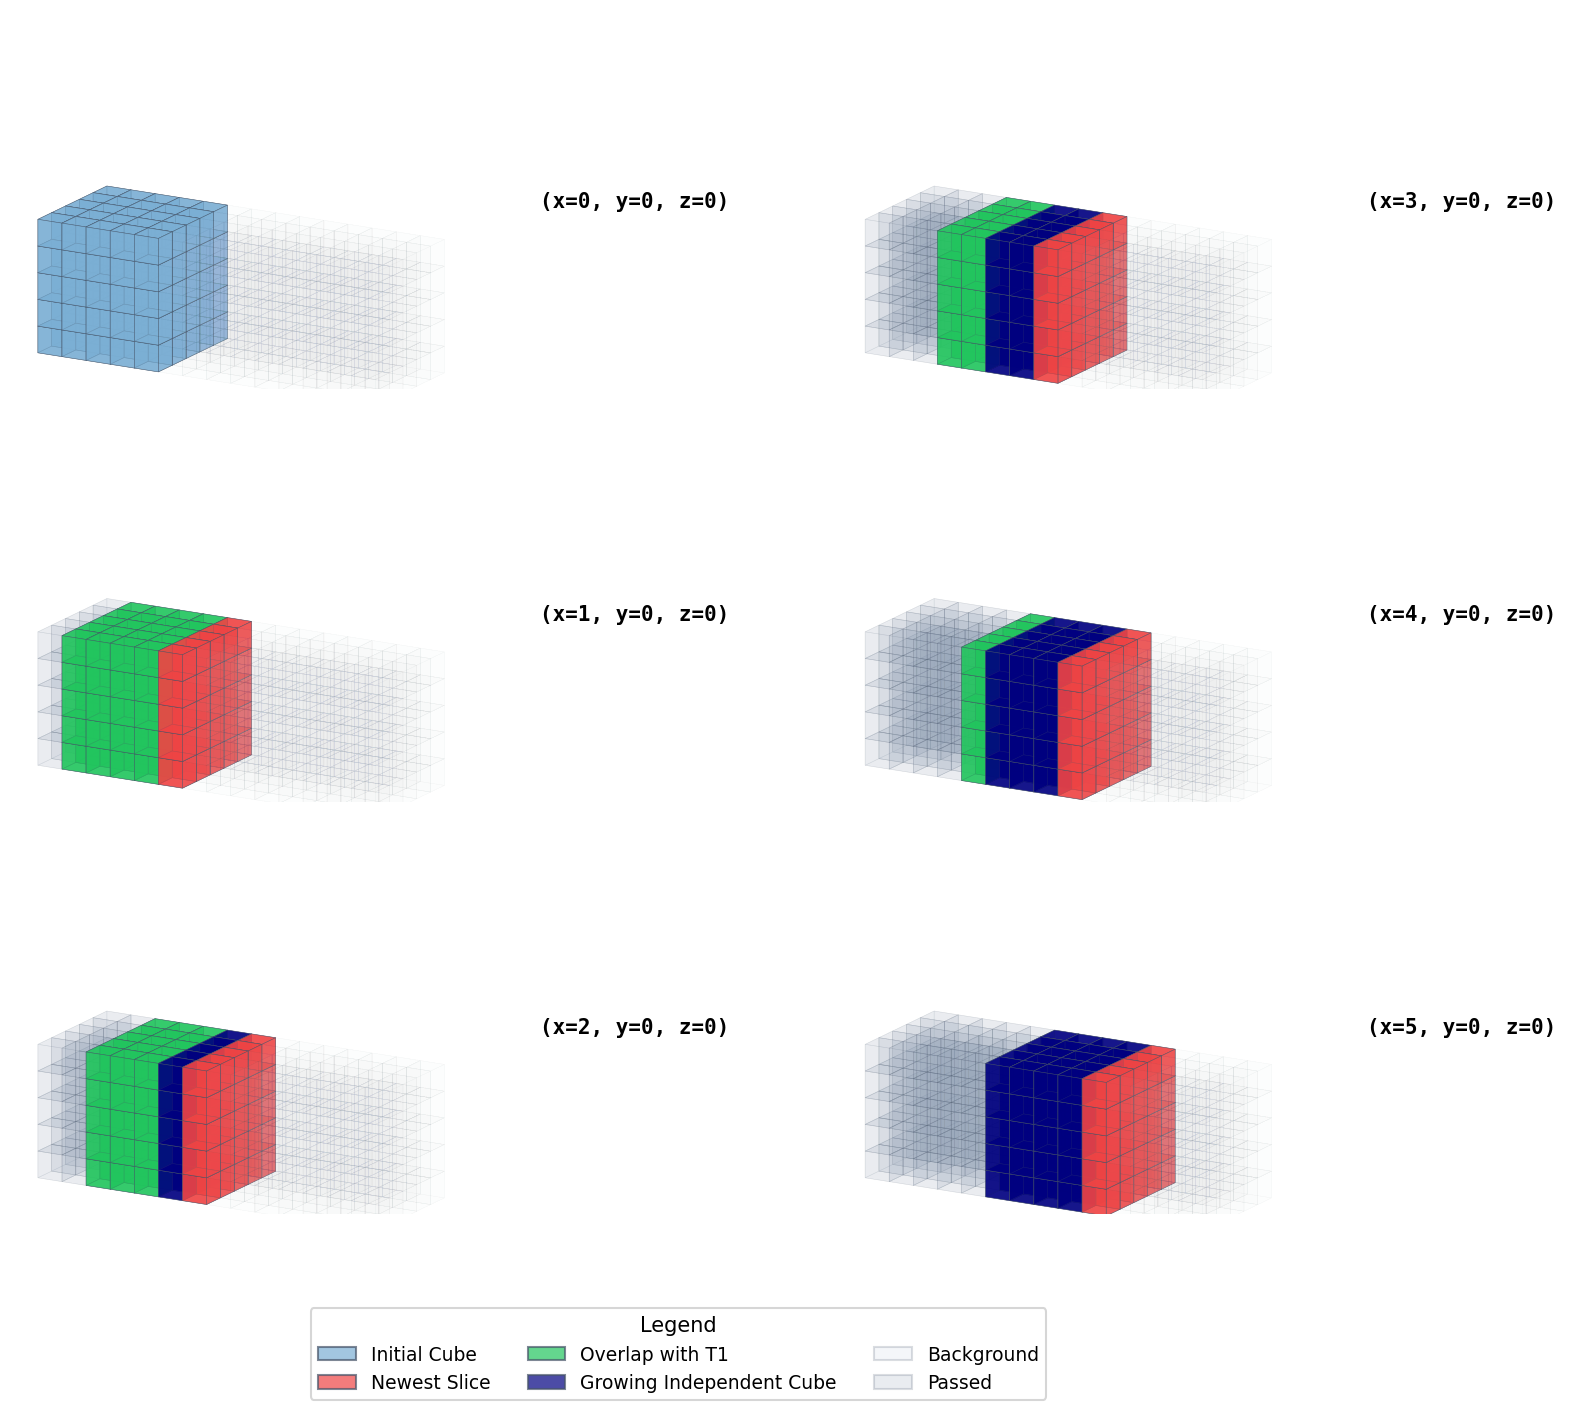

Write Python code to recreate this figure.
import numpy as np
import matplotlib
matplotlib.use('Agg')
import matplotlib.pyplot as plt
from matplotlib.patches import Polygon
from matplotlib.gridspec import GridSpec

# ── Color constants ──────────────────────────────────────────────────────────
# User's new requirements: Blue (initial), Red (new), Green (overlap)
BLUE_COL   = '#7BAFD4'  # Carolina blue (initial cube T1)
RED_COL    = '#ef4444'  # Red (newest slice)
NAVY_COL   = '#000080'  # Navy (growing independent part)
GREEN_COL  = '#22c55e'  # Overlapping data (with T1)
BG_COL     = '#cbd5e1'  # Background volume pts (light gray)
PASS_COL   = '#94a3b8'  # Passed blocks (darker gray)
EDGE_COL   = '#475569'  # Darker edge for clarity

# ── projection helpers ───────────────────────────────────────────────────
def rotY(p, a):
    c,s = np.cos(a),np.sin(a)
    return np.c_[p[:,0]*c+p[:,2]*s, p[:,1], -p[:,0]*s+p[:,2]*c]

def rotX(p, a):
    c,s = np.cos(a),np.sin(a)
    return np.c_[p[:,0], p[:,1]*c-p[:,2]*s, p[:,1]*s+p[:,2]*c]

def proj(pts, ra=0.52, rb=0.28):
    r = rotX(rotY(pts, ra), rb)
    return r[:,0], -r[:,1], r[:,2]   # sx, sy, depth

def draw_cube(ax, center, color, alpha=0.3, ra=0.52, rb=0.28, zorder=1):
    """
    Draw a unit cube centered at 'center' (x, y, z) using projected polygons.
    """
    cx, cy, cz = center
    # Define 8 vertices of a unit cube
    v = np.array([
        [cx-0.5, cy-0.5, cz-0.5], [cx+0.5, cy-0.5, cz-0.5],
        [cx+0.5, cy+0.5, cz-0.5], [cx-0.5, cy+0.5, cz-0.5],
        [cx-0.5, cy-0.5, cz+0.5], [cx+0.5, cy-0.5, cz+0.5],
        [cx+0.5, cy+0.5, cz+0.5], [cx-0.5, cy+0.5, cz+0.5]
    ])
    
    faces = [
        [0, 1, 2, 3], # back
        [4, 5, 6, 7], # front
        [0, 1, 5, 4], # bottom
        [2, 3, 7, 6], # top
        [0, 3, 7, 4], # left
        [1, 2, 6, 5]  # right
    ]
    
    sx, sy, dz = proj(v, ra, rb)
    
    # Sort faces back-to-front within the cube
    face_data = []
    for f_idx in faces:
        avg_depth = np.mean(dz[f_idx])
        face_data.append((avg_depth, f_idx))
    
    face_data.sort(key=lambda x: x[0], reverse=True) # High depth to low depth
    
    for _, f_idx in face_data:
        poly_pts = list(zip(sx[f_idx], sy[f_idx]))
        
        # Draw base face
        poly = Polygon(poly_pts, closed=True, facecolor=color, alpha=alpha, 
                       edgecolor=EDGE_COL, linewidth=0.25, zorder=zorder)
        ax.add_patch(poly)

def draw_step_3d(ax, step_idx):
    """
    ax: the matplotlib axis to draw into
    step_idx: current time step (0 to 4)
    """
    ax.set_facecolor('white')
    ax.set_aspect('equal')
    ax.axis('off')

    ra, rb = 0.52, 0.28
    
    # Grid: 15(x) x 5(y) x 5(z) — User wants a shorter tail on the right
    domain_x = np.arange(0, 13)
    domain_y = np.arange(-2, 3)
    domain_z = np.arange(-2, 3)
    
    # Center of windows: step 0 at x=2, step 1 at x=3, ... step 5 at x=7
    window_centers = [2, 3, 4, 5, 6, 7]
    current_center_x = window_centers[step_idx]
    
    # DRAWING PLAN (Painter's Algorithm):
    all_pts = []
    # Grid: 15(x) x 5(y) x 5(z) — User wants a shorter tail on the right
    domain_x = np.arange(0, 14)
    domain_y = np.arange(-2, 3)
    domain_z = np.arange(-2, 3)
    
    for x in domain_x:
        for y in domain_y:
            for z in domain_z:
                all_pts.append((x, y, z))
    all_pts = np.array(all_pts, dtype=float)
    
    # Project centers for sorting
    _, _, dz_centers = proj(all_pts, ra, rb)
    order = np.argsort(dz_centers)[::-1] 
    
    for idx in order:
        p = all_pts[idx]
        x_p = p[0]
        
        # Default for background
        color = BG_COL
        alpha = 0.02
        
        is_current = abs(x_p - current_center_x) <= 2
        
        if is_current:
            # Color logic based on spatial position relative to T1 (x <= 4)
            if step_idx == 0:
                color = BLUE_COL # Initial cube is all blue
            else:
                new_x = current_center_x + 2
                overlaps_t1 = x_p <= 4
                
                if x_p == new_x:
                    color = RED_COL # Newest slice is red
                elif not overlaps_t1:
                    # Independent part (x > 4) grows as we move
                    color = NAVY_COL
                else:
                    # Overlaps with T1 (x <= 4)
                    color = GREEN_COL
            alpha = 0.7
        else:
            # Check if it was in any PREVIOUS window but NOT current (already passed)
            was_active = False
            for prev_idx in range(step_idx):
                if abs(x_p - window_centers[prev_idx]) <= 2:
                    was_active = True
                    break
            
            if was_active:
                color = PASS_COL
                alpha = 0.1
        
        draw_cube(ax, p, color, alpha=alpha, ra=ra, rb=rb, zorder=1)

    # Label on the right is handled in main by placing text to the right of ax
    
    # Adjusted limits for 14 blocks, zoom out ~20% (10% + additional 10%)
    # Center 6.5, width 18.0
    ax.set_xlim(-2.5, 15.5)
    # Center 2.5, height 13.5
    ax.set_ylim(-4.25, 9.25)

# ── Main ─────────────────────────────────────────────────────────────────────
def main():
    import matplotlib.patches as mpatches
    # 6 steps, 2 columns (x=0,1,2 on left; x=3,4,5 on right)
    fig = plt.figure(figsize=(12, 10), facecolor='white')
    
    # Left margin for legend, right margin for labels
    # gs = rows=3, cols=2
    gs = GridSpec(3, 2, figure=fig, hspace=0.1, wspace=0.35, left=0.1, right=0.9, top=0.95, bottom=0.15)
    
    for i in range(6):
        # row: i%3, col: i//3
        ax = fig.add_subplot(gs[i % 3, i // 3])
        draw_step_3d(ax, i)
        
        # Add (x,y,z) label to the right of each subplot
        x_val = i 
        ax.text(1.05, 0.5, f"(x={x_val}, y=0, z=0)", transform=ax.transAxes, 
                fontsize=10, fontweight='bold', va='center', fontfamily='monospace')
        
        print(f"Finished drawing step {i}")
    
    # Add legend to the bottom center
    legend_elements = [
        mpatches.Patch(facecolor=BLUE_COL, edgecolor=EDGE_COL, label='Initial Cube', alpha=0.7),
        mpatches.Patch(facecolor=RED_COL, edgecolor=EDGE_COL, label='Newest Slice', alpha=0.7),
        mpatches.Patch(facecolor=GREEN_COL, edgecolor=EDGE_COL, label='Overlap with T1', alpha=0.7),
        mpatches.Patch(facecolor=NAVY_COL, edgecolor=EDGE_COL, label='Growing Independent Cube', alpha=0.7),
        mpatches.Patch(facecolor=BG_COL, edgecolor=EDGE_COL, label='Background', alpha=0.2),
        mpatches.Patch(facecolor=PASS_COL, edgecolor=EDGE_COL, label='Passed', alpha=0.2),
    ]
    
    # Place legend at the bottom of the figure
    fig.legend(handles=legend_elements, loc='lower center', bbox_to_anchor=(0.5, 0.02),
               fontsize=9, frameon=True, title="Legend", title_fontsize=10, ncol=3)
    
    out_png = '/Users/kkreth/PycharmProjects/cgan/Documentation/time_step_animation.png'
    out_pdf = '/Users/kkreth/PycharmProjects/cgan/Documentation/time_step_animation.pdf'
    plt.savefig(out_png, dpi=150, bbox_inches='tight') 
    plt.savefig(out_pdf, dpi=300, bbox_inches='tight')
    print(f"Saved: {out_png}")
    print(f"Saved: {out_pdf}")

if __name__ == "__main__":
    main()
